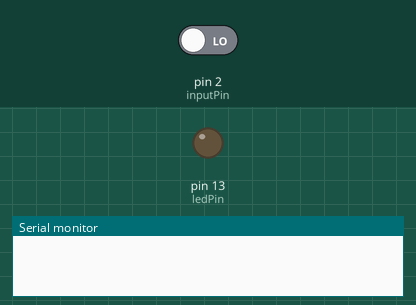
Recording of a sketch running on a simulated Arduino Uno, built with avr-gcc and run on an emulated ATmega328P. Shown: output pins drawn as LEDs (lit = HIGH), the last lines printed to the serial monitor. Inputs (shaded band) come from the test bench; at power-on: pin 2 (inputPin) LOW.

Above: at 1.2 s.
1.3 s: pin 2 (inputPin) driven HIGH
At 2.5 s:
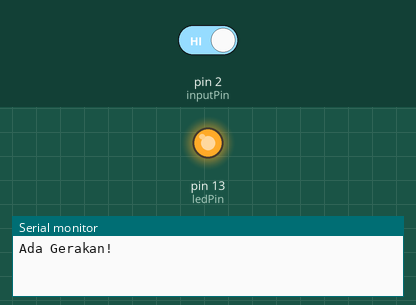
2.8 s: pin 2 (inputPin) driven LOW
At 3.6 s:
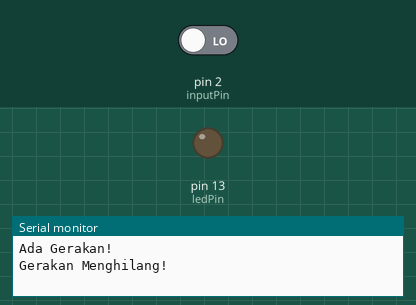
Timing chart, 0 to 5.8 s (numbered marks = the images above; inputs shaded):
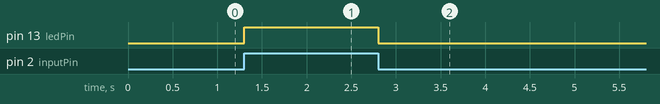

Measured:
- after the input at 1.3 s, pin 13 (ledPin): LOW → HIGH at once
- after the input at 2.8 s, pin 13 (ledPin): HIGH → LOW at once

The sketch:

PIR-Sensor-Led.ino
```cpp
int ledPin = 13;                // choose the pin for the LED
int inputPin = 2;               // choose the input pin (for PIR sensor)
int pirState = LOW;             // we start, assuming no motion detected
int val = 0;                    // variable for reading the pin status

void setup() {
  pinMode(ledPin, OUTPUT);      // declare LED as output
  pinMode(inputPin, INPUT);     // declare sensor as input

  Serial.begin(9600);
}

void loop() {
  val = digitalRead(inputPin);  // read input value
  if (val == HIGH) {            // check if the input is HIGH
    digitalWrite(ledPin, HIGH);  // turn LED ON
    if (pirState == LOW) {
      // we have just turned on
      Serial.println("Ada Gerakan!");
      // We only want to print on the output change, not state
      pirState = HIGH;
    }
  } else {
    digitalWrite(ledPin, LOW); // turn LED OFF
    if (pirState == HIGH) {
      // we have just turned of
      Serial.println("Gerakan Menghilang!");
      // We only want to print on the output change, not state
      pirState = LOW;
    }
  }
}
```
